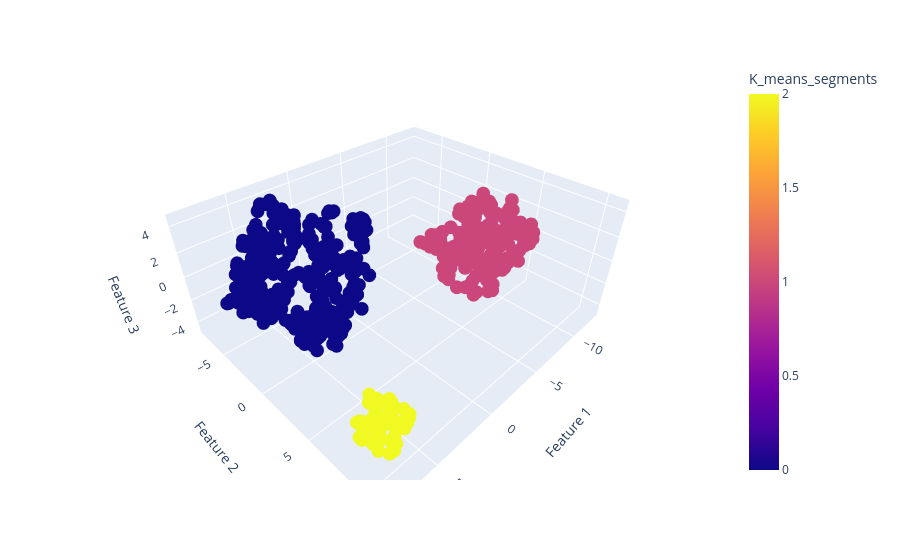

This figure's notebook cell:
### Code cell
fig = px.scatter_3d(tsne_3d_data, x='Feature 1', y='Feature 2', z='Feature 3',color='K_means_segments')
fig.show()

### Figure 1 — Plotly figure (JSON) as saved in the notebook; plotly's stock layout.template omitted (floating-point values rounded to 4 significant figures; data arrays with more than 128 entries replaced by an {"elided": "..."} marker saying what was removed)
{"data": [{"hovertemplate": "Feature 1=%{x}<br>Feature 2=%{y}<br>Feature 3=%{z}<br>K_means_segments=%{marker.color}<extra></extra>", "legendgroup": "", "marker": {"color": {"elided": "660 int values"}, "coloraxis": "coloraxis", "symbol": "circle"}, "mode": "markers", "name": "", "scene": "scene", "showlegend": false, "type": "scatter3d", "x": {"elided": "660 float values"}, "y": {"elided": "660 float values"}, "z": {"elided": "660 float values"}}], "layout": {"coloraxis": {"colorbar": {"title": {"text": "K_means_segments"}}, "colorscale": [[0, "#0d0887"], [0.1111, "#46039f"], [0.2222, "#7201a8"], [0.3333, "#9c179e"], [0.4444, "#bd3786"], [0.5556, "#d8576b"], [0.6667, "#ed7953"], [0.7778, "#fb9f3a"], [0.8889, "#fdca26"], [1, "#f0f921"]]}, "legend": {"tracegroupgap": 0}, "margin": {"t": 60}, "scene": {"domain": {"x": [0, 1], "y": [0, 1]}, "xaxis": {"title": {"text": "Feature 1"}}, "yaxis": {"title": {"text": "Feature 2"}}, "zaxis": {"title": {"text": "Feature 3"}}}}}
